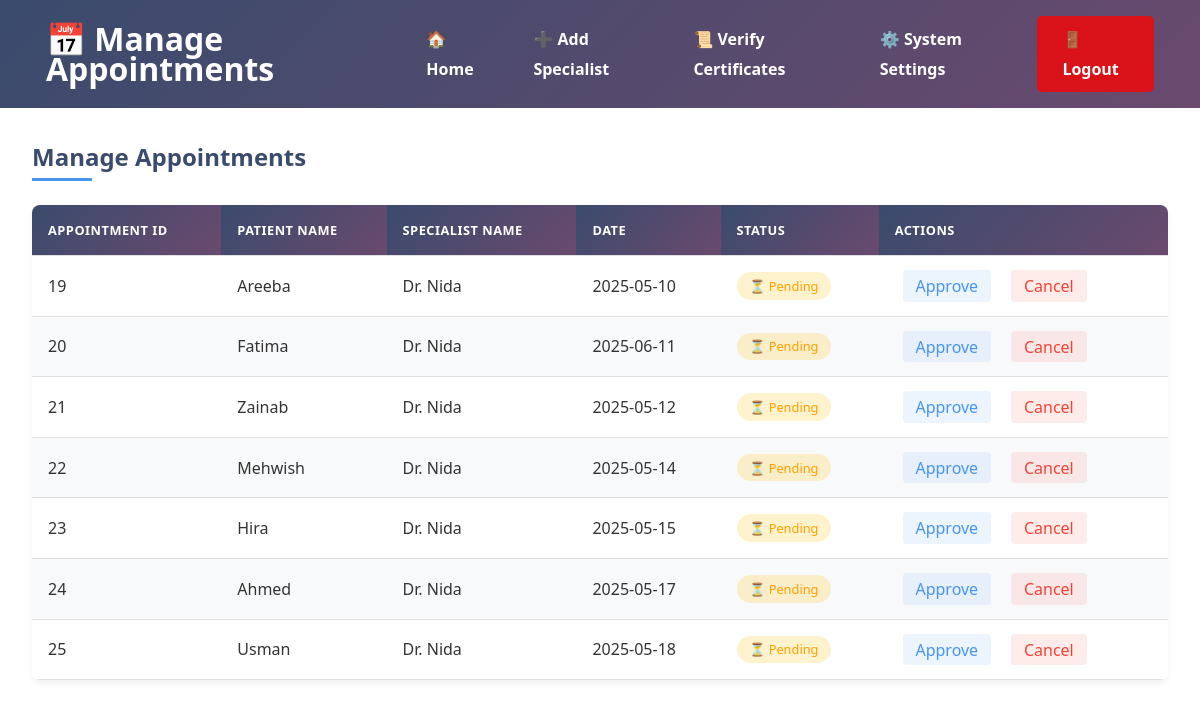
The page /derma/admin/appointments.php on the database its author committed.
### tables this page shows
CREATE TABLE `appointments` (
  `id` int NOT NULL,
  `patient_id` int NOT NULL,
  `specialist_id` int NOT NULL,
  `appointment_date` date NOT NULL,
  `appointment_time` varchar(20) NOT NULL,
  `message` text,
  `status` enum('Pending','Confirmed','Completed','Cancelled') DEFAULT 'Pending',
  `created_at` timestamp NULL DEFAULT CURRENT_TIMESTAMP
);

CREATE TABLE `patients` (
  `id` int NOT NULL,
  `first_name` varchar(50) NOT NULL,
  `last_name` varchar(50) NOT NULL,
  `username` varchar(50) NOT NULL,
  `password` varchar(255) NOT NULL,
  `email` varchar(100) NOT NULL,
  `mobile` varchar(15) NOT NULL,
  `cnic` varchar(15) NOT NULL,
  `state` varchar(50) NOT NULL,
  `city` varchar(50) NOT NULL,
  `role` enum('patient') NOT NULL DEFAULT 'patient',
  `certificate_path` varchar(255) DEFAULT NULL,
  `profile_photo_path` varchar(255) DEFAULT NULL,
  `created_at` timestamp NULL DEFAULT CURRENT_TIMESTAMP,
  `certificate_verified` tinyint(1) NOT NULL DEFAULT '0'
);

CREATE TABLE `specialists` (
  `id` int NOT NULL,
  `first_name` varchar(50) NOT NULL,
  `last_name` varchar(50) NOT NULL,
  `username` varchar(50) NOT NULL,
  `password` varchar(255) NOT NULL,
  `email` varchar(100) NOT NULL,
  `mobile` varchar(15) NOT NULL,
  `cnic` varchar(15) NOT NULL,
  `state` varchar(50) NOT NULL,
  `city` varchar(50) NOT NULL,
  `qualification` varchar(100) NOT NULL,
  `area_of_expertise` varchar(100) DEFAULT NULL,
  `profile_photo_path` varchar(255) DEFAULT NULL,
  `role` enum('specialist') NOT NULL DEFAULT 'specialist',
  `created_at` timestamp NULL DEFAULT CURRENT_TIMESTAMP
);

### derma/admin/appointments.php (the view, shortened to what this page needs)
<?php
include('db_connection.php');
$sql = "SELECT a.*, p.first_name AS patient_name, s.first_name AS specialist_name
        FROM appointments a
        JOIN patients p ON a.patient_id = p.id
        JOIN specialists s ON a.specialist_id = s.id";
$result = mysqli_query($conn, $sql);
?>
<!DOCTYPE html>
<html lang="en">
<head>
</head>
<body>
  <header>
    <h1><a href="#" style="color:white!important;text-decoration:none">📅 Manage Appointments</a></h1>
    <nav>
      <a href="admin_dashboard.php">🏠 Home</a>
      <a href="add_specialist.php">➕ Add Specialist</a>
      <a href="verify_certificates.php">📜 Verify Certificates</a>
      <a href="system_settings.php">⚙️ System Settings</a>
      <a href="../logout.php" class="logout">🚪 Logout</a>
    </nav>
  </header>
  <section>
    <h2>Manage Appointments</h2>
    <table>
      <thead>
        <tr>
          <th>Appointment ID</th>
          <th>Patient Name</th>
          <th>Specialist Name</th>
          <th>Date</th>
          <th>Status</th>
          <th>Actions</th>
        </tr>
      </thead>
      <tbody>
        <?php
          while ($row = mysqli_fetch_assoc($result)) {
            echo "<tr>";
            echo "<td>" . $row['id'] . "</td>";
            echo "<td>" . $row['patient_name'] . "</td>";
            echo "<td>" . $row['specialist_name'] . "</td>";
            echo "<td>" . $row['appointment_date'] . "</td>";
            $status = $row['status'];
            $badge = '';
            if ($status === 'Pending') {
                $badge = "<span class='status-badge' style='background-color: rgba(255, 193, 7, 0.2); color: #ffa000;'>⏳ Pending</span>";
            } elseif ($status === 'Confirmed') {
                $badge = "<span class='status-badge' style='background-color: rgba(76, 181, 67, 0.2); color: var(--success-color);'>✅ Confirmed</span>";
            } elseif ($status === 'Cancelled') {
                $badge = "<span class='status-badge' style='background-color: rgba(244, 67, 54, 0.2); color: var(--danger-color);'>❌ Cancelled</span>";
            } else {
                $badge = "<span class='status-badge'>$status</span>";
            }
            echo "<td>$badge</td>";
            echo "<td>
                    <a href='approve_appointment.php?id=" . $row['id'] . "'>Approve</a>
                    <a href='cancel_appointments.php?id=" . $row['id'] . "'>Cancel</a>
                  </td>";
            echo "</tr>";
          }
        ?>
      </tbody>
    </table>
  </section>
</body>
</html>

### derma/admin/appointments.php (style rules this page uses)
:root { --primary-color: #4361ee; --secondary-color: #3f37c9; --accent-color: #4895ef; --light-color: #f8f9fa; --dark-color: #212529; --success-color: #4bb543; --warning-color: #ffcc00; --danger-color: #f44336; --gray-color: #6c757d; }
* { margin: 0; padding: 0; box-sizing: border-box; font-family: 'Segoe UI', Tahoma, Geneva, Verdana, sans-serif; }
body { font-family: 'Segoe UI', Tahoma, Geneva, Verdana, sans-serif; margin: 0; padding: 0; color: #333; transition: all 0.3s ease; }
header { background: linear-gradient(135deg, #3a4b6d 0%, #6a4a6e 100%); color: #fff; padding: 1rem; display: flex; justify-content: space-between; align-items: center; line-height: 30px; }
header h1 { margin: 0; margin-left: 30px; transition: transform 0.3s ease; }
nav { display: flex; gap: 1rem; }
nav a { color: #fff; text-decoration: none; font-weight: bold; padding: 0.5rem 1rem; border-radius: 5px; transition: all 0.3s ease; position: relative; }
nav a:not(.logout)::after { content: ''; position: absolute; bottom: 0; left: 50%; width: 0; height: 2px; background: #fff; transition: all 0.3s ease; }
.logout { background-color: rgba(255, 0, 0, 0.762); margin-right: 30px; padding-left: 25px; padding-right: 25px; transition: all 0.3s ease; }
section { max-width: 1200px; margin: 2rem auto; padding: 0 2rem; }
h2 { color: #3a4b6d; margin-bottom: 1.5rem; font-size: 1.5rem; position: relative; padding-bottom: 0.5rem; }
h2::after { content: ''; position: absolute; bottom: 0; left: 0; width: 60px; height: 3px; background-color: var(--accent-color); }
table { width: 100%; border-collapse: collapse; background-color: white; box-shadow: 0 4px 6px rgba(0, 0, 0, 0.05); border-radius: 8px; overflow: hidden; }
th, td { padding: 1rem; text-align: left; border-bottom: 1px solid #e0e0e0; }
th { background: linear-gradient(135deg, #3a4b6d 0%, #6a4a6e 100%); color: white; font-weight: 600; text-transform: uppercase; font-size: 0.8rem; letter-spacing: 0.5px; }
tr:nth-child(even) { background-color: #f8f9fa; }
td a { color: var(--accent-color); text-decoration: none; margin: 0 0.5rem; padding: 0.3rem 0.8rem; border-radius: 4px; transition: all 0.3s ease; }
td a:first-child { background-color: rgba(72, 149, 239, 0.1); color: var(--accent-color); }
td a:last-child { background-color: rgba(244, 67, 54, 0.1); color: var(--danger-color); }
.status-badge { display: inline-block; padding: 0.3rem 0.8rem; border-radius: 20px; font-size: 0.8rem; font-weight: 500; }

### rows shown on the page
appointments: id "19", patient.first_name "Areeba", specialist.first_name "Dr. Nida", appointment_date "2025-05-10", status "⏳ Pending"
appointments: id "20", patient.first_name "Fatima", specialist.first_name "Dr. Nida", appointment_date "2025-06-11", status "⏳ Pending"
appointments: id "21", patient.first_name "Zainab", specialist.first_name "Dr. Nida", appointment_date "2025-05-12", status "⏳ Pending"
appointments: id "22", patient.first_name "Mehwish", specialist.first_name "Dr. Nida", appointment_date "2025-05-14", status "⏳ Pending"
appointments: id "23", patient.first_name "Hira", specialist.first_name "Dr. Nida", appointment_date "2025-05-15", status "⏳ Pending"
appointments: id "24", patient.first_name "Ahmed", specialist.first_name "Dr. Nida", appointment_date "2025-05-17", status "⏳ Pending"
appointments: id "25", patient.first_name "Usman", specialist.first_name "Dr. Nida", appointment_date "2025-05-18", status "⏳ Pending"
